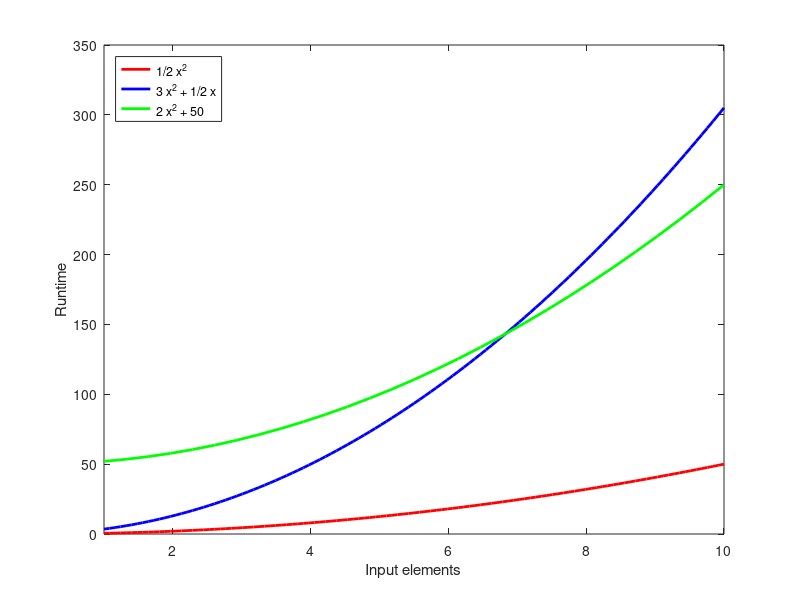

Write MATLAB code to recreate this figure.
close all;

figure;
fplot(@(x) 0.5*x^2, [1, 10], '-r', 'Linewidth', 2);
hold on;
fplot(@(x) 3*x^2 + 1/2*x, [1, 10], '-b', 'Linewidth', 2);
fplot(@(x) 2*x^2 + 50, [1, 10], '-g', 'Linewidth', 2);
hold off;

ylabel('Runtime');
xlabel('Input elements');
%title('Squared runtime');
legend('1/2 x^2', '3 x^2 + 1/2 x', '2 x^2 + 50', 'Location', 'northwest');